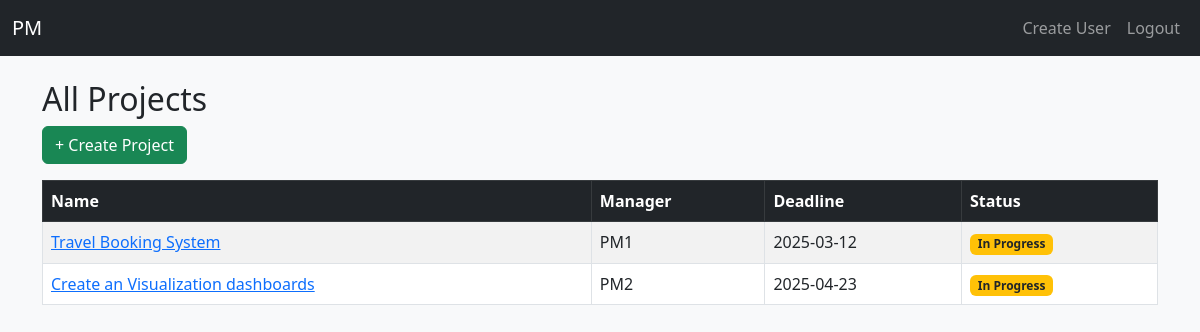
Page /projects/ (signed in) on the committed database.
### app/models.py (models this page shows, shortened)
class Project(db.Model):
    __tablename__ = 'projects'
    id = db.Column(db.Integer, primary_key=True)
    name = db.Column(db.String(150), nullable=False)
    description = db.Column(db.Text)
    deadline = db.Column(db.Date)
    status = db.Column(db.String(50), default='Not Started')  # Not Started, In Progress, Completed
    manager_id = db.Column(db.Integer, db.ForeignKey('users.id'))
    manager = db.relationship('User', backref='managed_projects')
    members = db.relationship('User', secondary='project_members', backref='projects')

class User(UserMixin, db.Model):
    __tablename__ = 'users'
    id = db.Column(db.Integer, primary_key=True)
    name = db.Column(db.String(150), nullable=False)
    phone = db.Column(db.String(20))
    email = db.Column(db.String(120), unique=True, nullable=False)
    password_hash = db.Column(db.String(256), nullable=False)
    role = db.Column(db.String(20), default='team_member')  # 'admin', 'project_manager', 'team_member'

### app/project/routes.py (the view)
@project.route('/')
@login_required
def list_projects():
    if current_user.role == 'admin':
        projects = Project.query.all()
    elif current_user.role == 'project_manager':
        projects = Project.query.filter_by(manager_id=current_user.id).all()
    else:
        projects = current_user.projects  # Assigned projects only
    return render_template('project/project_list.html', projects=projects)

### app/templates/project/project_list.html
{% extends 'layout.html' %}
{% block content %}
<h2>All Projects</h2>
{% if current_user.role == 'admin' %}
  <a href="{{ url_for('project.create_project') }}" class="btn btn-success mb-3">+ Create Project</a>
{% endif %}
<table class="table table-striped table-bordered">
    <thead class="table-dark">
        <tr>
            <th>Name</th>
            <th>Manager</th>
            <th>Deadline</th>
            <th>Status</th>
        </tr>
    </thead>
    <tbody>
        {% for project in projects %}
        <tr>
            <td>
                <a href="{{ url_for('project.project_detail', project_id=project.id) }}">
                    {{ project.name }}
                </a>
            </td>
            <td>{{ project.manager.name if project.manager else "N/A" }}</td>
            <td>{{ project.deadline.strftime('%Y-%m-%d') if project.deadline else "N/A" }}</td>
            <td>
                <span class="badge
                    {% if project.status == 'Completed' %} bg-success
                    {% elif project.status == 'In Progress' %} bg-warning text-dark
                    {% else %} bg-secondary
                    {% endif %}">
                    {{ project.status }}
                </span>
            </td>
        </tr>
        {% endfor %}
    </tbody>
</table>
{% endblock %}

### rows in the picture
Project: name "Travel Booking System", manager "PM1", deadline "2025-03-12", status "In Progress"
Project: name "Create an Visualization dashboards", manager "PM2", deadline "2025-04-23", status "In Progress"
